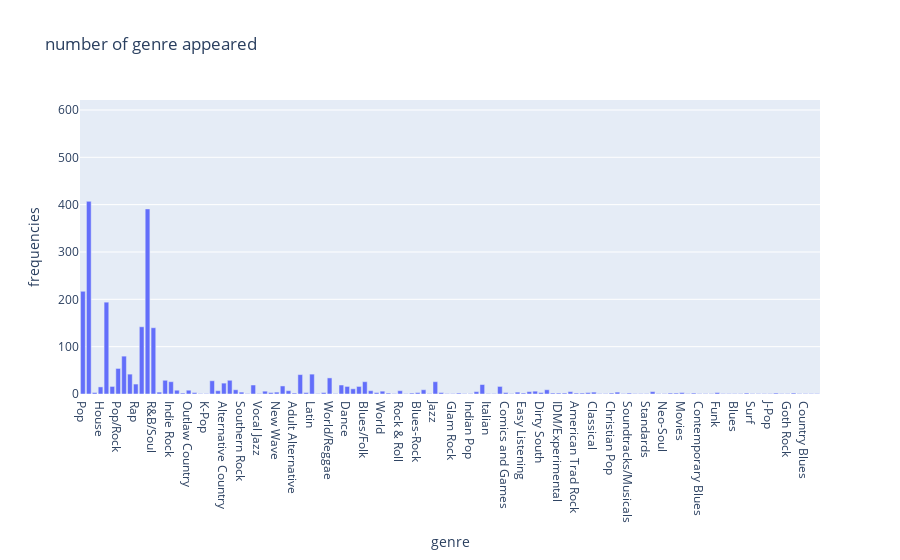

Write notebook code for a chart like this one.
### Code cell
import plotly.express as px
px.bar(result, x='genre', y='frequencies', title='number of genre appeared')

### Figure 1 — Plotly figure (JSON) as saved in the notebook; plotly's stock layout.template omitted (floating-point values rounded to 4 significant figures)
{"data": [{"alignmentgroup": "True", "hovertemplate": "genre=%{x}<br>frequencies=%{y}<extra></extra>", "legendgroup": "", "marker": {"color": "#636efa", "pattern": {"shape": ""}}, "name": "", "offsetgroup": "", "orientation": "v", "showlegend": false, "textposition": "auto", "type": "bar", "x": ["Pop", "Country", "Pop Latino", "House", "Hip-Hop/Rap", "Singer/Songwriter", "Pop/Rock", "Hip-Hop", "Contemporary Country", "Rap", null, "Alternative", "Rock", "R&B/Soul", "Gangsta Rap", "World/International", "Indie Rock", "Hard Rock", "Contemporary Folk", "Outlaw Country", "Alternative Rap", "Urban Cowboy", "K-Pop", "Electronic", "Folk-Rock", "Alternative Country", "Metal", "Dance/Electronic", "Southern Rock", "syndicated_group_a", "R&B", "Vocal Jazz", "Electronica", "Bluegrass", "New Wave", "Reggae", "Contemporary R&B", "Adult Alternative", "Soul", "Reggaeton y Hip-Hop", "Latin", "Anime", "Teen Pop", "World/Reggae", "Grunge", "Inspirational", "Dance", "Traditional Country", "Americana", "Blues/Folk", "Disco", "Comedy/Spoken Word", "World", "Praise & Worship", "Ska", "Rock & Roll", "Misc", "Comedy", "Blues-Rock", "Punk", "Acoustic Blues", "Jazz", "College Rock", "British Invasion", "Glam Rock", "Prog-Rock/Art Rock", "Hardcore", "Indian Pop", "Hip Hop", "Classic Rock", "Italian", "True Life", "Electronic/Dance", "Comics and Games", "Trance", "Dancehall", "Easy Listening", "Adult Contemporary", "Christian & Gospel", "Dirty South", "Easy Listening/Vocal", "Instrumental", "IDM/Experimental", "Gospel", "Alternative Folk", "American Trad Rock", "Underground Rap", "Tejano/TexMex", "Classical", "VH1 Celebrity", "News", "Christian Pop", "Contemporary Singer/Songwriter", "Country Gospel", "Soundtracks/Musicals", "Regional Mexicano", "My Super Sweet 16", "Standards", "West Coast Rap", "Cool", "Neo-Soul", "Modern Composition", "Lounge", "Movies", "VH1 O Music Awards", "Traditional Pop", "Contemporary Blues", "Roots Rock", "Headbangers Ball", "Funk", "Contemporary Gospel", "North American", "Blues", "MADE", "Christian Rock", "Surf", "Ambient", "Novelty", "J-Pop", "Latino", "German Pop", "Goth Rock", "Afro-Beat", "Afro-Pop", "Country Blues", "French", "Indian"], "xaxis": "x", "y": [217, 407, 3, 15, 194, 16, 54, 80, 42, 21, 590, 142, 391, 140, 4, 29, 26, 8, 2, 8, 3, 1, 1, 28, 7, 23, 29, 9, 4, 1, 19, 1, 6, 3, 4, 17, 7, 2, 41, 3, 42, 1, 3, 34, 1, 19, 16, 11, 16, 26, 7, 3, 6, 2, 1, 7, 1, 2, 3, 9, 1, 26, 3, 1, 1, 2, 1, 1, 5, 20, 1, 1, 16, 3, 1, 4, 2, 5, 6, 3, 9, 2, 2, 2, 5, 2, 2, 3, 4, 1, 1, 2, 4, 1, 2, 1, 1, 1, 5, 1, 1, 2, 2, 3, 1, 2, 1, 1, 1, 3, 1, 1, 1, 1, 2, 1, 1, 1, 1, 2, 1, 1, 2, 1, 1, 1, 1], "yaxis": "y"}], "layout": {"barmode": "relative", "legend": {"tracegroupgap": 0}, "title": {"text": "number of genre appeared"}, "xaxis": {"anchor": "y", "domain": [0, 1], "title": {"text": "genre"}}, "yaxis": {"anchor": "x", "domain": [0, 1], "title": {"text": "frequencies"}}}}
